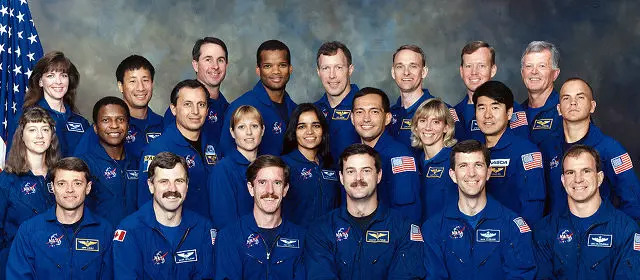
#> input picture images/faces.jpg, 640 x 280 px
$ jupyter execute --allow-errors 'Naive-Bayes .ipynb'
#> lines starting #> are read from the running program, lines starting #| are printed output that depends on the picture
# Probabilistic ML (Naive Bayes)

## Probabilty

* Random Experiment
* Sample Space
* Event
* Probability of event

**Example**

|Random Experiment | Coin Tossing
|------------------|------------|
|Sample Space       | {Head, Tail}|
|Event            | Head|
|Probabilty of Event | $\frac{1}{2}$|

**Where**

$$P(S) = 1$$
$$0 \leq P(A) \leq 1$$

$S$ is the sample space, $A$ is an event in the space.

### Relationship Between events

for two events $A$ and $B$

* $A \cap B = \phi \rightarrow$  **Matually execlusive events (Did not occurs together Example death and life, night and day, ... etc)** $ \rightarrow P(A \cap B) = 0$

*  $A \cap B \neq \phi $
    1. $A$ and $B$ independet $ \rightarrow P(A \cap B) = P(A) P(B)$ **Ex: Selection with replacement**
    2. $A$ and $B$ dependant $\rightarrow P(A \cap B) = P(A|B) P(B)$ **Ex: Selection without replacement**

## Conditional Probability

* Additional Information (Prior knowledge)
* Outcome space reduction
* Relative probabilities

$$P(A|B) = \frac{P(A\cap B)}{P(B)}$$

## Bayes Rule

$$P(A|B) = \frac{P(A\cap B)}{P(B)}$$
$$P(A\cap B) = P(B\cap A) = P(B|A)P(A)$$

So

$$P(A|B) = \frac{P(B|A) P(A)}{P(B)}$$

## Naive Bayes Classifier

### Data

|Y|X1|...|Xn|
|--|--|--|--|
|1|13|...|93|
|2|33|...|81|
|1|14|...|74|
|.|.|...|.|
|.|.|...|.|
|1|63|...|24|

$$P(Y|X1, X2, ... , Xn) = \frac{P(X1, X2, ... , Xn|Y) P(Y)}{P(X1, X2, ... , Xn)}$$

### First Assumption

$$P(Y|X1, X2, ... , Xn) \propto P(X1, X2, ... , Xn|Y) P(Y)$$

### Second Assumption (Independence)

$$P(Y|X1, X2, ... , Xn) \propto P(X1|Y)P(X2|Y) ... P(Xn|Y) P(Y)$$

So

$$P(Y|X1, X2, ... , Xn) \propto \Pi_i P(Xi|Y) P(Y)$$

### Multinomial Naive Bayes Model

$$P(Y|X1, X2, ... , Xn) =  P(Y) \Pi_i pi^{Xi} $$

Using log

$$log(P(Y|X1, X2, ... , Xn)) =  log(P(Y)) +  {Xi} \sum_i log(pi) $$

$$\hat{Y}_{m\times 1} = A_{m\times 1} + B_{m\times n} X_{n \times 1}$$

Where $m$ is the number of classes, and $n$ is the number of features

## Simple Implementation

[cell 1]
import numpy as np
import pandas as pd

x = np.array([[24, 2],
              [21, 23],
              [23, 21],
             [19, 5]])
y = [1, 2, 2, 1]

[cell 2]
from collections import Counter
class_counts = Counter(y)
print(class_counts)
A = np.log([class_counts[1]/len(y), class_counts[2]/ len(y)])
A

[cell 3]
y_vect = pd.get_dummies(y)
y_vect

[cell 4]
# Count of each feature given differnet classes
features_counts = np.dot(y_vect.T, x)
features_counts

[cell 5]
# Calculate features given Probabilities
features_probs = (features_counts.T/features_counts.sum(axis=1)).T
print("Features Given Probs : \n ", features_probs)
B = np.log(features_probs)
B

[cell 6]
new_point = [23, 2]
log_probs  = A + B.dot(new_point)
probs = np.power(np.e, log_probs)
probs = probs/probs.sum()
probs

### Lets use sklearn and compare

[cell 7]
from sklearn.naive_bayes import MultinomialNB
a = MultinomialNB(alpha=1e-10)
a.fit(x, y)

[cell 8]
a.__dict__

# Skin Classifier

https://archive.ics.uci.edu/ml/datasets/skin+segmentation

[cell 9]
import pandas as pd
import numpy as np
import matplotlib.pyplot as plt

#> (the rest of this cell did not finish here and is left out)

[cell 10]
def show_pixel(pixel):
    img = np.zeros((10, 10, 3)).astype(np.uint8)
    img[...] = pixel
    plt.imshow(img)
    plt.show()
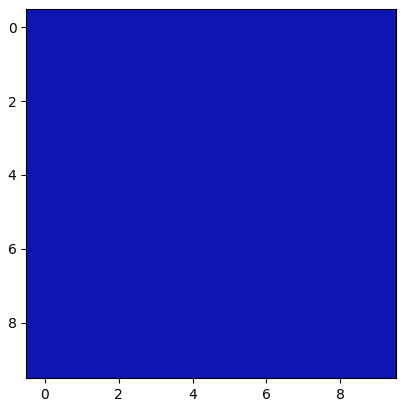
#> figure drawn by matplotlib, 1 panel

#> (a cell that did not finish here is left out)

#> (a cell that did not finish here is left out)

[cell 13]
from sklearn.naive_bayes import MultinomialNB
skin_classifeir = MultinomialNB()
#> (the rest of this cell did not finish here and is left out)

[cell 14]
skin_classifeir.__dict__
skin_classifeir.predict_proba

[cell 15]
def run_classifier(classifier, pixel, get_probs = False):
    classifier_input = np.array(pixel).reshape(-1, 1).T
    if get_probs:
        res = classifier.predict_proba(classifier_input)
    else:
        res = classifier.predict(classifier_input)

    return res

[cell 16]
# Lets test it
pix = [13, 21, 180]
show_pixel(pix)
#> (the rest of this cell did not finish here and is left out)

[cell 17]
pix = [180, 120, 20]
show_pixel(pix)
#> in show_pixel (call 2), `plt.show()`:
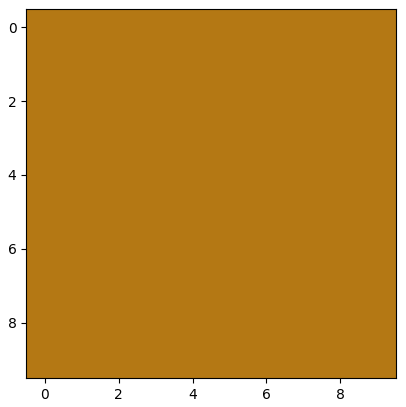
#> figure drawn by matplotlib, 1 panel
#> (the rest of this cell did not finish here and is left out)


## Real Images

[cell 18]
# Run it with a real image
img = plt.imread('images/faces.jpg')
#> img is the input picture: shape (280, 640, 3); mean R, G, B 71.6, 79.4, 102.7
plt.imshow(img)

[cell 19]
import cv2
pixels = img.reshape((img.shape[0]*img.shape[1], 3))
#> (the rest of this cell did not finish here and is left out)

#> (a cell that did not finish here is left out)

[cell 21]
plt.imshow(img)
plt.show()
#> (the rest of this cell did not finish here and is left out)

[cell 22]
# Another Image

img = plt.imread('images/face.jpg')
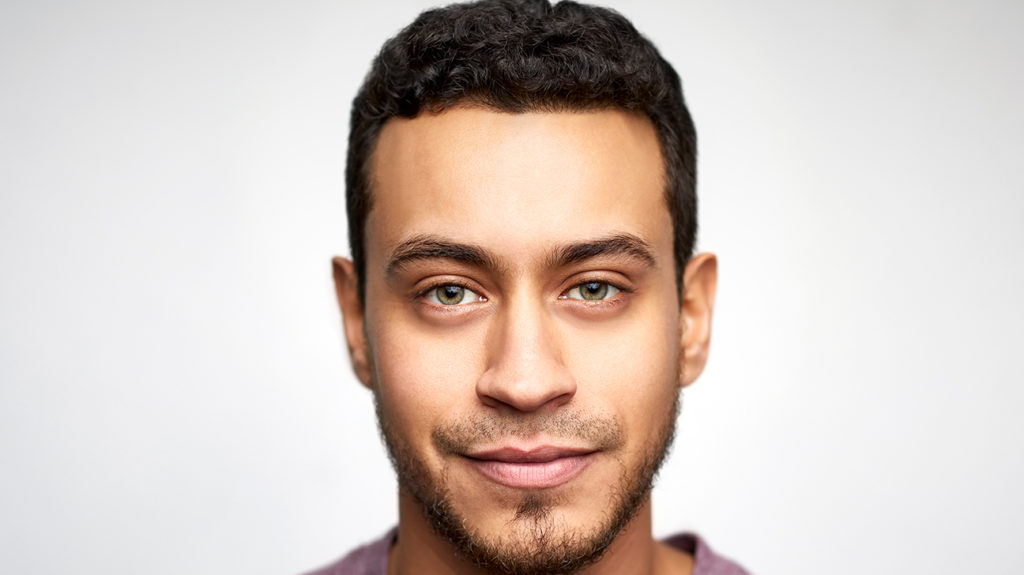
#> input picture images/face.jpg, 1024 x 575 px
#> img is the input picture: shape (575, 1024, 3); mean R, G, B 212.8, 200.1, 193.4
plt.imshow(img)
plt.show()
pixels = img.reshape((img.shape[0]*img.shape[1], 3))
#> (the rest of this cell did not finish here and is left out)
